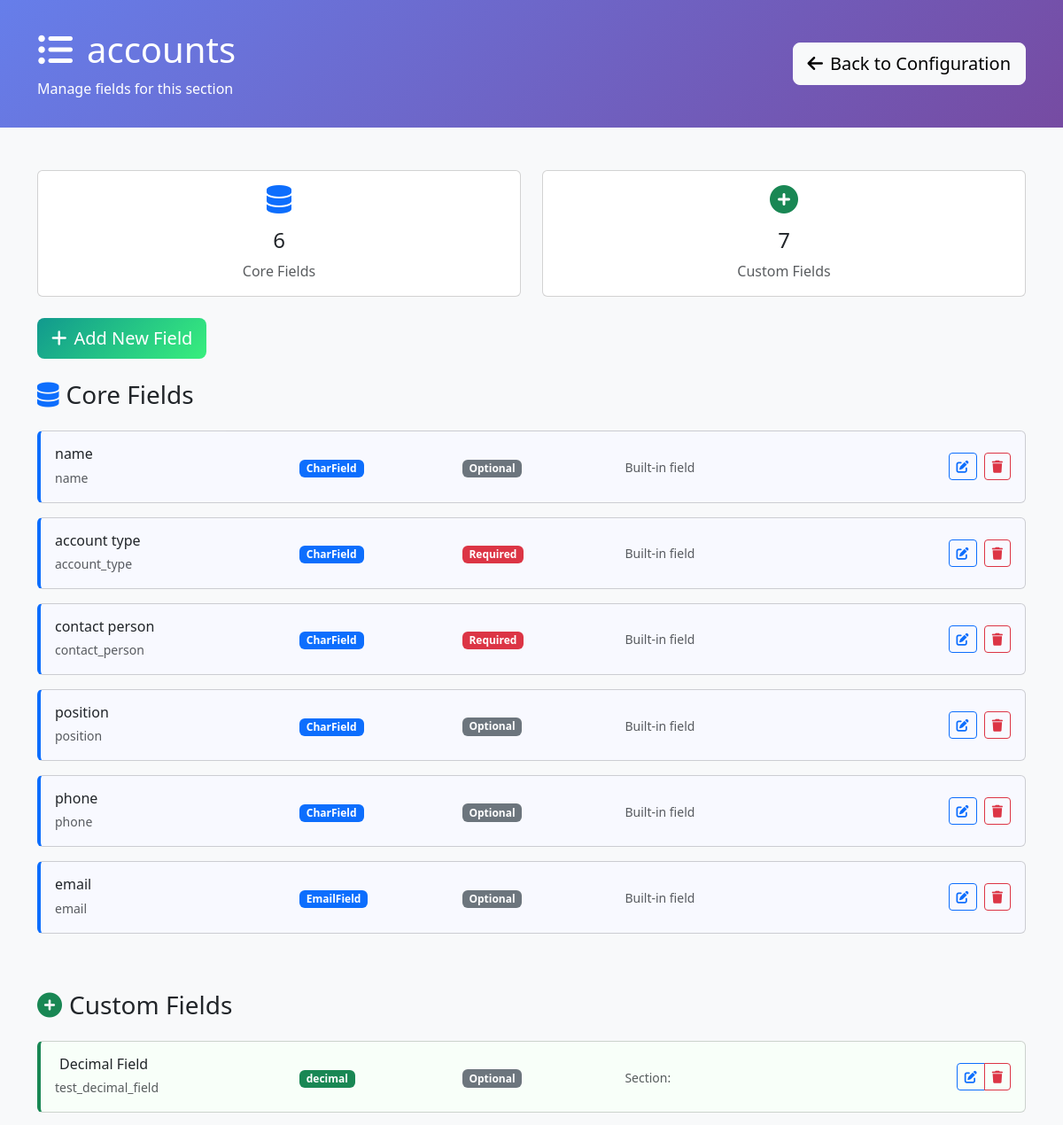
The page /configuration/section/5/ (signed in, upper part) on the database as committed earlier.
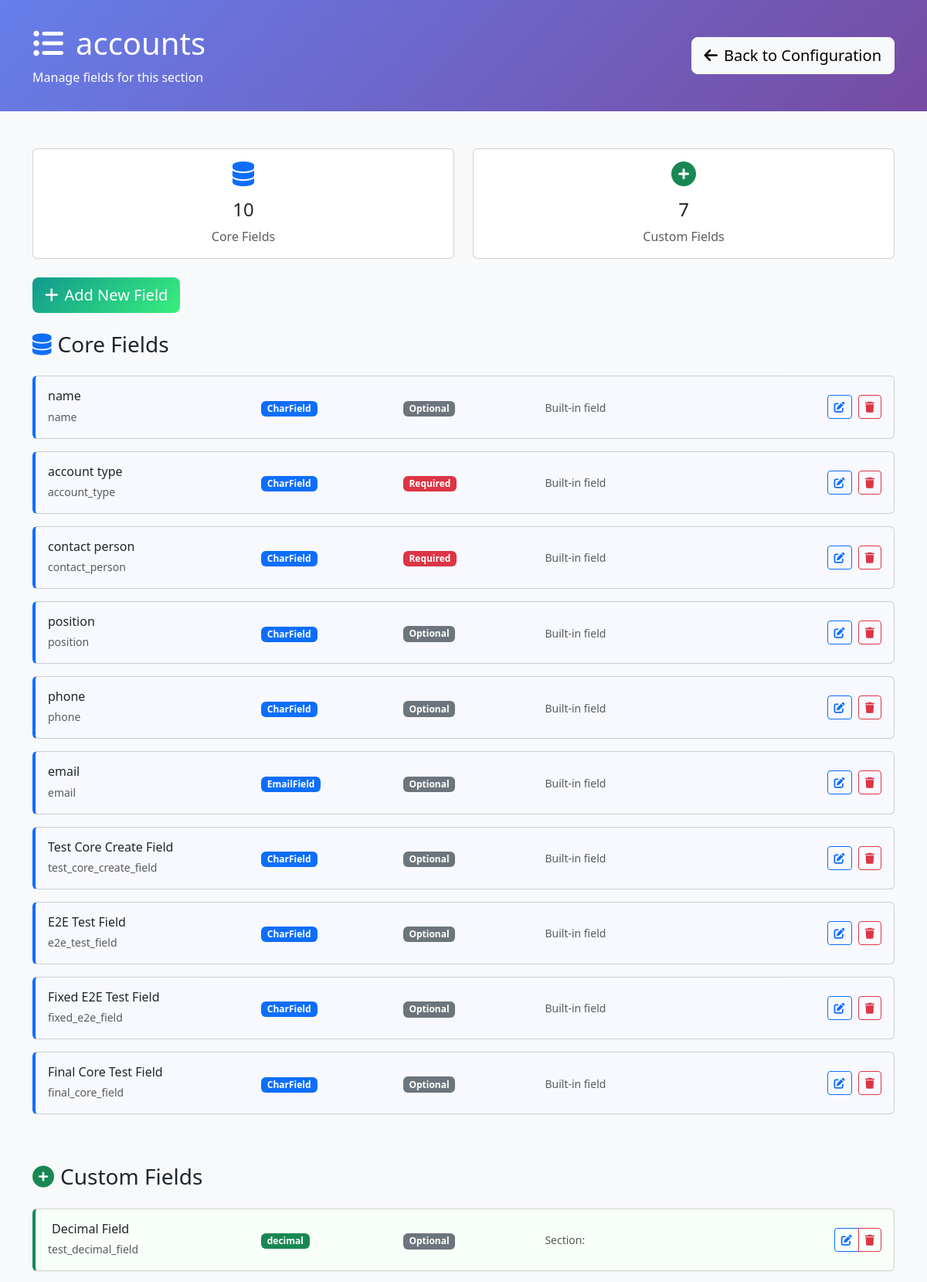
The same page on the database as committed later.
### requests/models.py (models this page shows, shortened)
class DynamicSection(models.Model):
    name = models.CharField(max_length=255, unique=True, help_text="Internal section name")
    display_name = models.CharField(max_length=255, help_text="Display name shown to users")
    description = models.TextField(blank=True, help_text="Description of this section's purpose")
    order = models.IntegerField(default=100, help_text="Display order")
    is_core_section = models.BooleanField(default=False, help_text="True if this represents an existing admin model")
    source_model = models.CharField(max_length=255, blank=True, help_text="Full model name (e.g. 'accounts.Account') for core sections")
    created_at = models.DateTimeField(auto_now_add=True)
    updated_at = models.DateTimeField(auto_now=True)
    class Meta:
        verbose_name = "Dynamic Section"
        verbose_name_plural = "Dynamic Sections"
        ordering = ['is_core_section', 'order', 'name']

class DynamicField(models.Model):
    FIELD_TYPES = [
        ('char', 'Text (Short)'),
        ('text', 'Text (Long)'),
        ('email', 'Email'),
        ('url', 'URL'),
        ('slug', 'Slug'),
        ('integer', 'Integer'),
        ('decimal', 'Decimal'),
        ('float', 'Float'),
        ('date', 'Date'),
        ('datetime', 'Date & Time'),
        ('time', 'Time'),
        ('boolean', 'Checkbox (Yes/No)'),
        ('choice', 'Dropdown (Single Choice)'),
        ('multiple_choice', 'Multiple Choice'),
        ('file', 'File Upload'),
        ('image', 'Image Upload'),
        ('foreign_key', 'Link to Another Model'),
        ('many_to_many', 'Multiple Links'),
        ('json', 'JSON Data'),
    ]
    model = models.ForeignKey(DynamicModel, on_delete=models.CASCADE, related_name='fields', null=True, blank=True)
    section = models.ForeignKey(DynamicSection, on_delete=models.CASCADE, related_name='fields', null=True, blank=True)
    name = models.CharField(max_length=100, help_text="Field name in database (lowercase, underscores)")
    display_name = models.CharField(max_length=100, help_text="Label shown in forms")
    field_type = models.CharField(max_length=20, choices=FIELD_TYPES)
    is_core_field = models.BooleanField(default=False, help_text="True if this represents an existing model field")
    CORE_MODE_CHOICES = [
        ('override', 'Override Existing Field'),
        ('create', 'Create New Core Field'),
    ]
    STORAGE_CHOICES = [
        ('model_field', 'Store in Model Field'),
        ('value_store', 'Store in DynamicFieldValue'),
    ]
    core_mode = models.CharField(
        max_length=20,
        choices=CORE_MODE_CHOICES,
        default='override',
        help_text="Whether to override existing field or create new one"
    )
    model_field_name = models.CharField(
        max_length=100,
        blank=True,
        help_text="Name of existing model field to override (required for override mode)"
    )
    storage = models.CharField(
        max_length=20,
        choices=STORAGE_CHOICES,
        default='value_store',
        help_text="Where to store field values"
    )
    required = models.BooleanField(default=False)
    default_value = models.TextField(blank=True, help_text="Default value (JSON format for complex types)")
    help_text = models.CharField(max_length=200, blank=True)
    max_length = models.PositiveIntegerField(null=True, blank=True, help_text="For text fields")
    max_digits = models.PositiveIntegerField(null=True, blank=True, help_text="For decimal fields")
    decimal_places = models.PositiveIntegerField(null=True, blank=True, help_text="For decimal fields")
    choices = models.JSONField(default=dict, help_text="For choice fields: {'value': 'display_name'}")
    related_model = models.CharField(max_length=100, blank=True, help_text="Model to link to (app.Model)")
    section_name = models.CharField(max_length=100, default='General', help_text="Form section name for grouping (legacy field)")
    order = models.PositiveIntegerField(default=0, help_text="Order within section")
    is_active = models.BooleanField(default=True, help_text="Whether field is shown in forms")
    created_at = models.DateTimeField(auto_now_add=True)
    updated_at = models.DateTimeField(auto_now=True)
    class Meta:
        verbose_name = "Dynamic Field"
        verbose_name_plural = "Dynamic Fields"
        ordering = ['model', 'section', 'section_name', 'order']

### requests/configuration_views.py (the view)
# urls.py: path('section/<int:section_id>/', configuration_views.section_fields, name='section_fields'),
@staff_member_required
def section_fields(request, section_id):
    from requests.models import DynamicSection
    is_legacy_dynamic = request.GET.get('dynamic') == 'true'
    if is_legacy_dynamic:
        dynamic_model = get_object_or_404(DynamicModel, id=section_id)
        model_name = f"{dynamic_model.app_label}.{dynamic_model.name}"
        display_name = dynamic_model.display_name
        fields = DynamicField.objects.filter(
            model=dynamic_model,
            is_active=True
        ).order_by('section_name', 'order')
        section_type = 'legacy'
        model_fields = []  # Legacy models don't have core model fields
    else:
        section = get_object_or_404(DynamicSection, id=section_id)
        model_name = section.name
        display_name = section.display_name
        section_type = 'core' if section.is_core_section else 'custom'
        fields = section.fields.filter(is_active=True).order_by('order')
        if section.is_core_section:
            model_fields = []
            core_fields = fields.filter(is_core_field=True)
            for field in core_fields:
                choices_obj = {}
                try:
                    if field.choices and field.choices != '{}':
                        choices_obj = json.loads(field.choices)
                except (json.JSONDecodeError, ValueError):
                    choices_obj = {}
                model_fields.append({
                    'id': field.id,
                    'name': field.name,
                    'display_name': field.display_name,
                    'field_type': field.field_type,
                    'required': field.required,
                    'is_model_field': True,
                    'is_core_field': True,
                    'choices': choices_obj,  # Pass Python dict for json_script filter
                    'choices_script_id': f'choices-{field.id}'  # Pre-computed script ID
                })
        else:
            model_fields = []
    dynamic_fields = []
    for field in fields:
        if section_type == 'core' and field.is_core_field:
            continue
        choices_obj = {}
        try:
            if field.choices and field.choices != '{}':
                choices_obj = json.loads(field.choices)
        except (json.JSONDecodeError, ValueError):
            choices_obj = {}
        dynamic_fields.append({
            'id': field.id,
            'name': field.name,
            'display_name': field.display_name,
            'field_type': field.field_type,
            'required': field.required,
            'section_name': field.section_name if hasattr(field, 'section_name') else 'Custom Fields',
            'order': field.order,
            'max_length': field.max_length,
            'choices': choices_obj,  # Pass Python dict for json_script filter
            'choices_script_id': f'choices-{field.id}',  # Pre-computed script ID
            'default_value': field.default_value,
            'is_model_field': False,
            'is_core_field': getattr(field, 'is_core_field', False)
        })
    context = {
        'section_id': section_id,
        'section_name': model_name,
        'display_name': display_name,
        'section_type': section_type,
        'source_model': getattr(section, 'source_model', '') if not is_legacy_dynamic else '',
        'model_fields': model_fields,
        'dynamic_fields': dynamic_fields,
        'all_fields': model_fields + dynamic_fields,
        'is_legacy_dynamic': is_legacy_dynamic,
        'is_core_section': section_type == 'core',
        'is_custom_section': section_type == 'custom'
    }
    return render(request, 'configuration/section_fields.html', context)

### requests/templates/configuration/section_fields.html (shortened to what this page needs)
<!DOCTYPE html>
<html lang="en">
<head>
    <link href="https://cdn.jsdelivr.net/npm/bootstrap@5.3.0/dist/css/bootstrap.min.css" rel="stylesheet">
    <link href="https://cdnjs.cloudflare.com/ajax/libs/font-awesome/6.0.0/css/all.min.css" rel="stylesheet">
</head>
<body class="bg-light">
    <div class="config-header">
        <div class="container">
            <div class="row align-items-center">
                <div class="col-md-8">
                    <h1 class="mb-2">
                        <i class="fas fa-list-ul me-3"></i>{{ display_name }}
                    </h1>
                    <p class="mb-0 opacity-90">
                        Manage fields for this section
                    </p>
                </div>
                <div class="col-md-4 text-end">
                    <a href="{% url 'configuration:dashboard' %}" class="btn btn-light btn-lg">
                        <i class="fas fa-arrow-left me-2"></i>Back to Configuration
                    </a>
                </div>
            </div>
        </div>
    </div>
    <div class="container my-5">
        <div class="row mb-4">
            <div class="col-md-6">
                <div class="card text-center">
                    <div class="card-body">
                        <i class="fas fa-database fa-2x text-primary mb-3"></i>
                        <h4>{{ model_fields|length }}</h4>
                        <p class="text-muted mb-0">Core Fields</p>
                    </div>
                </div>
            </div>
            <div class="col-md-6">
                <div class="card text-center">
                    <div class="card-body">
                        <i class="fas fa-plus-circle fa-2x text-success mb-3"></i>
                        <h4>{{ dynamic_fields|length }}</h4>
                        <p class="text-muted mb-0">Custom Fields</p>
                    </div>
                </div>
            </div>
        </div>
        <div class="row mb-4">
            <div class="col-12">
                <button class="btn btn-add-field btn-lg" onclick="showAddFieldModal()">
                    <i class="fas fa-plus me-2"></i>Add New Field
                </button>
            </div>
        </div>
        {% if model_fields %}
        <div class="row">
            <div class="col-12">
                <h3 class="mb-4">
                    <i class="fas fa-database me-2 text-primary"></i>Core Fields
                </h3>
                {% for field in model_fields %}
                <div class="card field-card model-field mb-3" data-field-id="{{ field.id }}">
                    <div class="card-body">
                        <div class="row align-items-center">
                            <div class="col-md-3">
                                <h6 class="mb-1 field-title">{{ field.display_name }}</h6>
                                <small class="text-muted">{{ field.name }}</small>
                            </div>
                            <div class="col-md-2">
                                <span class="badge bg-primary field-type-badge" data-type="{{ field.field_type }}">{{ field.field_type }}</span>
                            </div>
                            <div class="col-md-2">
                                {% if field.required %}
                                <span class="badge bg-danger">Required</span>
                                {% else %}
                                <span class="badge bg-secondary">Optional</span>
                                {% endif %}
                            </div>
                            <div class="col-md-3">
                                <small class="text-muted">Built-in field</small>
                            </div>
                            <div class="col-md-2 text-end">
                                <button class="btn btn-outline-primary btn-sm me-1"
                                        onclick="editField({{ field.id }}, 'model')">
                                    <i class="fas fa-edit"></i>
                                </button>
                                <button class="btn btn-outline-danger btn-sm"
                                        onclick="deleteField({{ field.id }}, '{{ field.display_name }}')">
                                    <i class="fas fa-trash"></i>
                                </button>
                            </div>
                        </div>
                    </div>
                </div>
                {% endfor %}
            </div>
        </div>
        {% endif %}
        {% if dynamic_fields %}
        <div class="row mt-5">
            <div class="col-12">
                <h3 class="mb-4">
                    <i class="fas fa-plus-circle me-2 text-success"></i>Custom Fields
                </h3>
                {% for field in dynamic_fields %}
                <div class="card field-card dynamic-field mb-3" data-field-id="{{ field.id }}">
                    <div class="card-body">
                        <div class="row align-items-center">
                            <div class="col-md-3">
                                <h6 class="mb-1 field-title">
                                    <span class="editable-field" data-field="display_name" data-value="{{ field.display_name }}">
                                        {{ field.display_name }}
                                    </span>
                                </h6>
                                <small class="text-muted">{{ field.name }}</small>
                            </div>
                            <div class="col-md-2">
                                <span class="badge bg-success field-type-badge" data-type="{{ field.field_type }}">{{ field.field_type }}</span>
                            </div>
                            <div class="col-md-2">
                                <span class="editable-toggle" data-field="required" data-value="{{ field.required|yesno:'true,false' }}">
                                    {% if field.required %}
                                    <span class="badge bg-danger">Required</span>
                                    {% else %}
                                    <span class="badge bg-secondary">Optional</span>
                                    {% endif %}
                                </span>
                            </div>
                            <div class="col-md-3">
                                <small class="text-muted">
                                    Section:
                                    <span class="editable-field" data-field="section" data-value="{{ field.section }}">
                                    </span>
                                </small>
                            </div>
                            <div class="col-md-2 text-end">
                                <div class="btn-group btn-group-sm">
                                    <button class="btn btn-outline-primary" onclick="editField({{ field.id }})">
                                        <i class="fas fa-edit"></i>
                                    </button>
                                    <button class="btn btn-outline-danger" onclick="deleteField({{ field.id }}, '{{ field.display_name }}')">
                                        <i class="fas fa-trash"></i>
                                    </button>
                                </div>
                            </div>
                        </div>
                    </div>
                </div>
                {% endfor %}
            </div>
        </div>
        {% endif %}
    </div>
</body>
</html>

### requests/templates/configuration/section_fields.html (style rules this page uses)
.config-header { background: linear-gradient(135deg, #667eea 0%, #764ba2 100%); color: white; padding: 2rem 0; }
.field-card { transition: all 0.3s ease; border-left: 4px solid #dee2e6; }
.field-card.model-field { border-left-color: #0d6efd; background-color: #f8f9ff; }
.field-card.dynamic-field { border-left-color: #198754; background-color: #f8fff9; }
.field-type-badge { font-size: 0.75rem; padding: 0.25rem 0.5rem; }
.btn-add-field { background: linear-gradient(135deg, #11998e 0%, #38ef7d 100%); border: none; color: white; }
.editable-field { border: 1px dashed transparent; padding: 2px 4px; border-radius: 4px; cursor: pointer; }

Rows that differ between the two databases and show on the page:
added DynamicField: display_name "Test Core Create Field", name "test_core_create_field", field_type "CharField"
added DynamicField: display_name "E2E Test Field", name "e2e_test_field", field_type "CharField"
added DynamicField: display_name "Fixed E2E Test Field", name "fixed_e2e_field", field_type "CharField"
added DynamicField: display_name "Final Core Test Field", name "final_core_field", field_type "CharField"
Other text that changed with them:
{{ model_fields|length }}: "6" → "10"
new list line: "Optional Built-in field"
